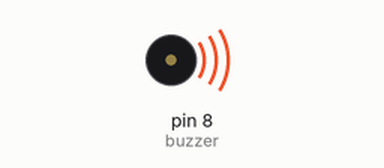
A sketch run on a simulated Arduino Uno, built with avr-gcc and run on an emulated ATmega328P. On the bench: buzzer (waves = sounding, pin HIGH).

Above: at 0.1 s.
Timing chart, 0 to 1.6 s (numbered marks = the images above):
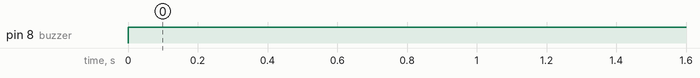

The sketch:

CCF_Active_Buzzer_Input.ino
```cpp
#define buzzer 8

void setup()
{
 pinMode(buzzer, OUTPUT); // Initialize buzzer as output
}

void loop(){
 digitalWrite(8, HIGH);
}
```

Measured:
- by itself, pin 8 (buzzer): LOW → HIGH at 0.00 s
